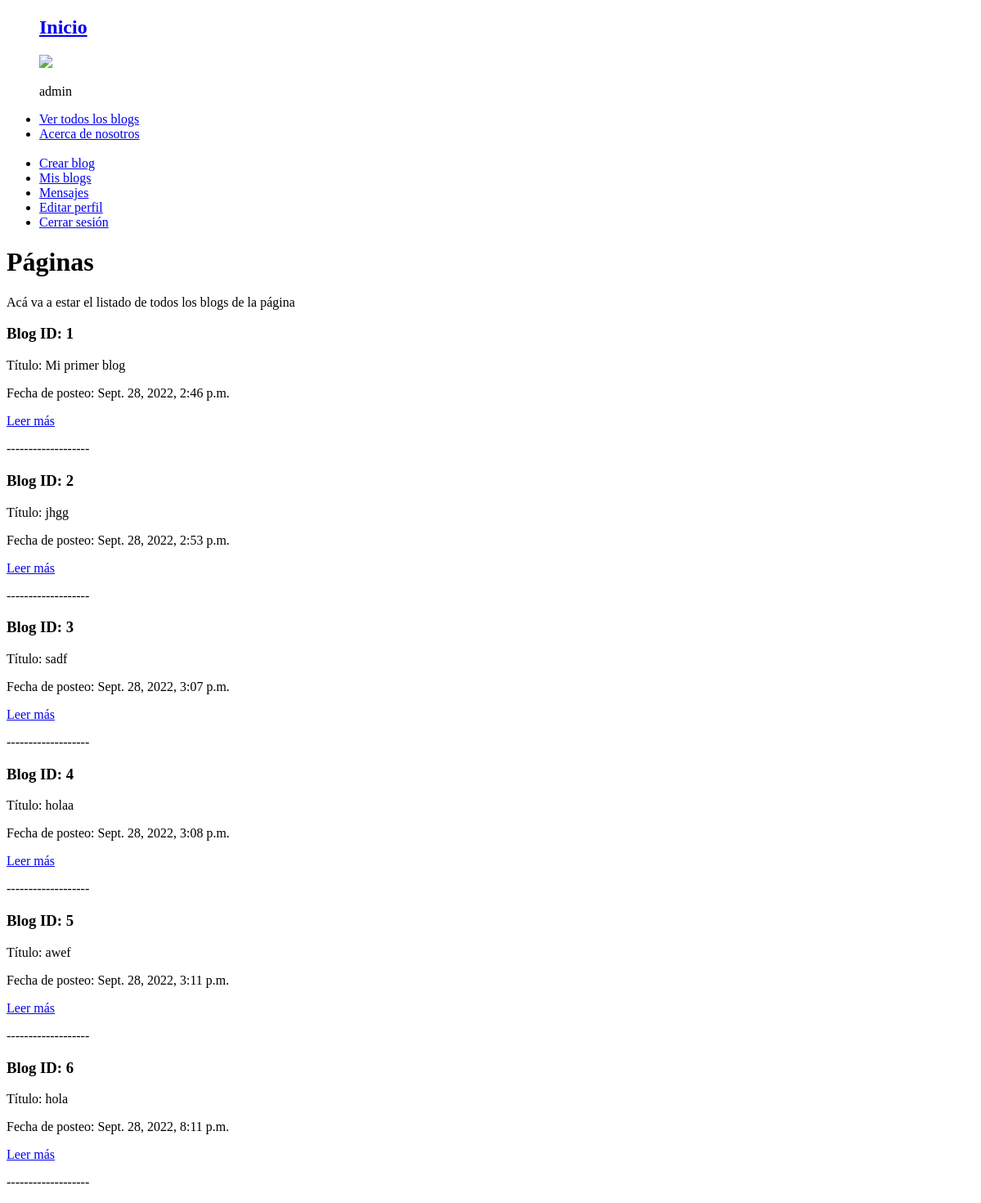
/pages/ (signed in), run on an earlier commit of the app's database.
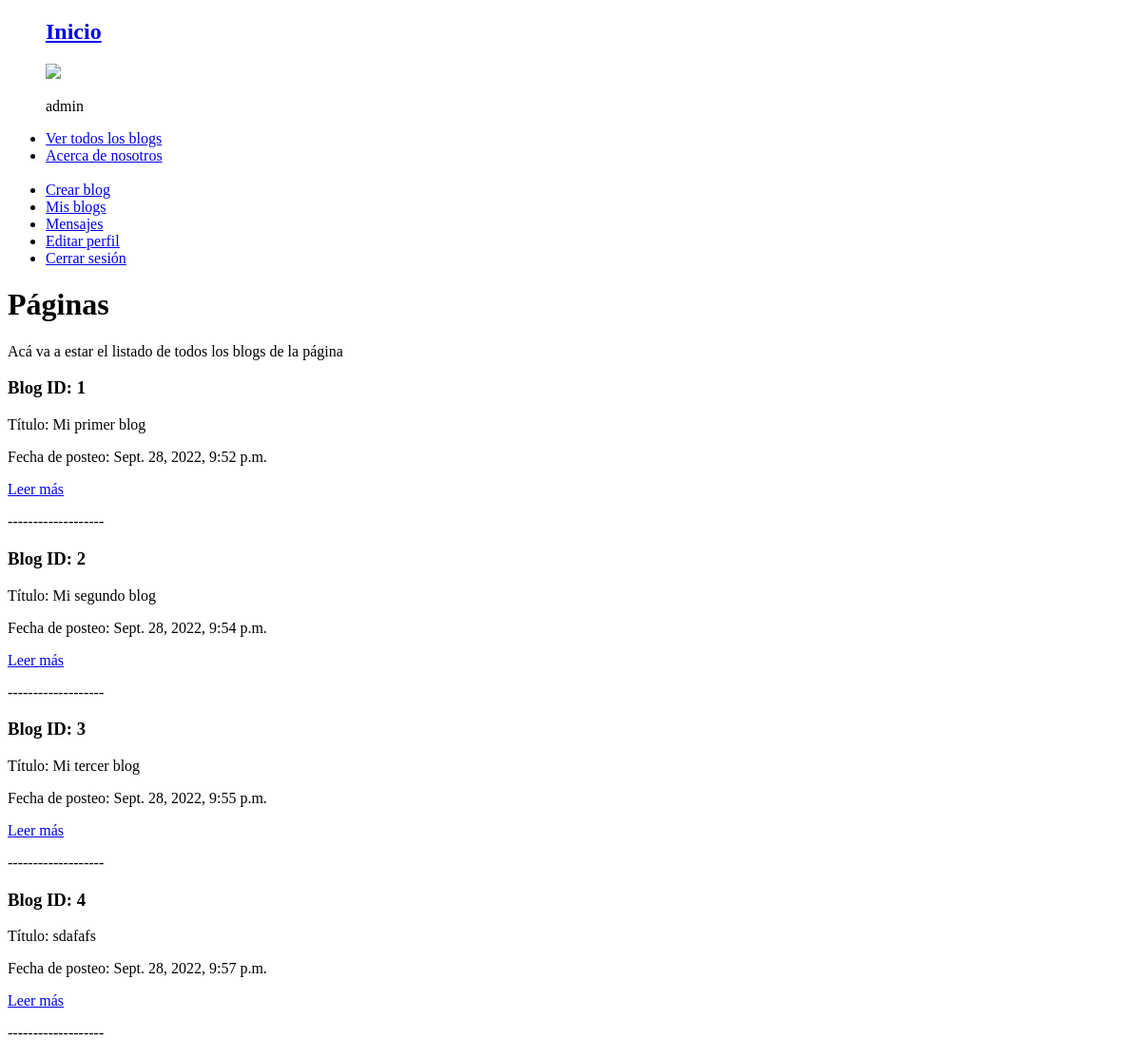
And on a later commit of the database.
### AppBlogs/models.py (models this page shows)
class Blog(models.Model):
    id_blog = models.IntegerField(null=True)
    titulo = models.CharField(max_length = 50)
    subtitulo =  models.CharField(max_length = 50)
    cuerpo = RichTextField(blank=True, null=True)
    autor = models.ForeignKey(User, on_delete = models.CASCADE)
    imagen = models.ImageField(null=True, blank=True, upload_to="images/")
    fecha_posteo = models.DateTimeField(null=True, auto_now_add=False, auto_now=False, blank=True)

### AppBlogs/views.py (the view)
# urls.py: path('pages/', pages, name='pages'),
def pages(request):
    blogs = Blog.objects.all()
    return (render(request, "pages.html", {"blogs": blogs, "imagen": obtener_avatar(request)}))

### AppRegistro/views.py (called while the page is built)
def obtener_avatar(request):
    if (request.user.is_authenticated):
        lista = Avatar.objects.filter(user = request.user)
        if (len(lista) != 0):
            imagen = lista[0].imagen.url
        else:
            imagen = None
        return imagen

### AppBlogs/templates/pages.html (shortened to what this page needs)
{% extends "padre.html" %}
{% block body %}
    <h1>Páginas</h1>
    <p>Acá va a estar el listado de todos los blogs de la página</p>
    {% for blog in blogs %}
    <h3>Blog ID: {{ blog.id_blog }}</h3>
    <p>Título: {{ blog.titulo }}</p>
    <p>Fecha de posteo: {{ blog.fecha_posteo }}</p>
    <a href="/blog/?id_blog={{ blog.id_blog }}">Leer más</a>
    <p>-------------------</p>
    {% endfor %}
{% endblock %}

What changed in the data, as far as the page shows it:
removed Blog: id_blog "1", titulo "Mi primer blog", fecha_posteo "Sept. 28, 2022, 2:46 p.m."
removed Blog: id_blog "2", titulo "jhgg", fecha_posteo "Sept. 28, 2022, 2:53 p.m."
removed Blog: id_blog "3", titulo "sadf", fecha_posteo "Sept. 28, 2022, 3:07 p.m."
removed Blog: id_blog "4", titulo "holaa", fecha_posteo "Sept. 28, 2022, 3:08 p.m."
removed Blog: id_blog "5", titulo "awef", fecha_posteo "Sept. 28, 2022, 3:11 p.m."
removed Blog: id_blog "6", titulo "hola", fecha_posteo "Sept. 28, 2022, 8:11 p.m."
added Blog: id_blog "1", titulo "Mi primer blog", fecha_posteo "Sept. 28, 2022, 9:52 p.m."
added Blog: id_blog "2", titulo "Mi segundo blog", fecha_posteo "Sept. 28, 2022, 9:54 p.m."
added Blog: id_blog "3", titulo "Mi tercer blog", fecha_posteo "Sept. 28, 2022, 9:55 p.m."
added Blog: id_blog "4", titulo "sdafafs", fecha_posteo "Sept. 28, 2022, 9:57 p.m."
